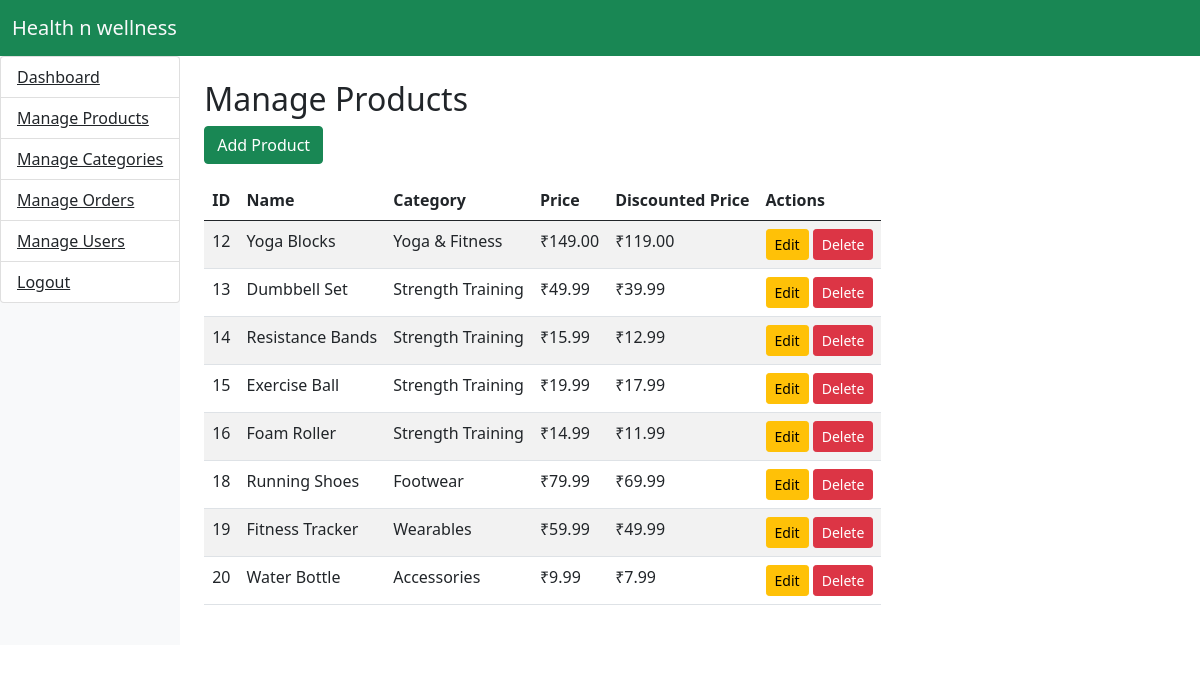
Screenshot of /manage_products.php (signed in) with the database file from the repository.
### tables this page shows
CREATE TABLE `products` (
  `id` int(11) NOT NULL,
  `name` varchar(255) NOT NULL,
  `description` text DEFAULT NULL,
  `price` decimal(10,2) NOT NULL,
  `discount_price` decimal(10,2) DEFAULT NULL,
  `category_id` int(11) DEFAULT NULL,
  `image` varchar(255) DEFAULT NULL,
  `image2` varchar(255) NOT NULL,
  `image3` varchar(255) NOT NULL,
  `stock` int(11) NOT NULL DEFAULT 0,
  `created_at` timestamp NOT NULL DEFAULT current_timestamp()
);

CREATE TABLE `categories` (
  `id` int(11) NOT NULL,
  `name` varchar(255) NOT NULL,
  `description` text DEFAULT NULL,
  `created_at` timestamp NOT NULL DEFAULT current_timestamp()
);

### manage_products.php (the view, shortened to what this page needs)
<?php
include './includes/config.php';
?>
<!DOCTYPE html>
<html lang="en">
<head>
</head>
<body>
    <nav class="navbar navbar-expand-lg navbar-light bg-success">
        <div class="container-fluid">
            <a class="navbar-brand text-light" href="#">Health n wellness</a>
        </div>
    </nav>
    <div class="d-flex">
        <?php include './includes/navbar.php'; ?>
        <div class="content p-4">
            <h2>Manage Products</h2>
            <button class="btn btn-success mb-3" data-toggle="modal" data-target="#productModal">Add Product</button>
            <table class="table table-striped">
                <thead>
                    <tr>
                        <th>ID</th>
                        <th>Name</th>
                        <th>Category</th>
                        <th>Price</th>
                        <th>Discounted Price</th>
                        <th>Actions</th>
                    </tr>
                </thead>
                <tbody id="product-list">
                    <?php
                    $sql = "SELECT p.*,c.name as c_name from products p JOIN categories c on c.id = p.category_id";
                    $res = $conn->query($sql);
                    if ($res) :
                        while ($data = $res->fetch_assoc()) :
                    ?>
                            <tr>
                                <td><?php echo $data['id']; ?></td>
                                <td><?php echo $data['name']; ?></td>
                                <td><?php echo $data['c_name']; ?></td>
                                <td>₹<?php echo $data['price']; ?></td>
                                <td>₹<?php echo $data['discount_price']; ?></td>
                                <td>
                                    <button class="btn btn-warning btn-sm" data-toggle="modal" data-target="#editProductModal" onclick="editProduct(<?php echo $data['id'] ?>)">Edit</button>
                                    <a href="./includes/functions/del_product.php?id=<?php echo $data['id']; ?>"><button class="btn btn-danger btn-sm">Delete</button></a>
                                </td>
                            </tr>
                    <?php
                        endwhile;
                    endif;
                    ?>
                </tbody>
            </table>
        </div>
    </div>
    <?php include './includes/bundle.php'; ?>
</body>
</html>

### rows the page displays
products: id "12", name "Yoga Blocks", category.name "Yoga & Fitness", price "149.00", discount_price "119.00"
products: id "13", name "Dumbbell Set", category.name "Strength Training", price "49.99", discount_price "39.99"
products: id "14", name "Resistance Bands", category.name "Strength Training", price "15.99", discount_price "12.99"
products: id "15", name "Exercise Ball", category.name "Strength Training", price "19.99", discount_price "17.99"
products: id "16", name "Foam Roller", category.name "Strength Training", price "14.99", discount_price "11.99"
products: id "18", name "Running Shoes", category.name "Footwear", price "79.99", discount_price "69.99"
products: id "19", name "Fitness Tracker", category.name "Wearables", price "59.99", discount_price "49.99"
products: id "20", name "Water Bottle", category.name "Accessories", price "9.99", discount_price "7.99"
